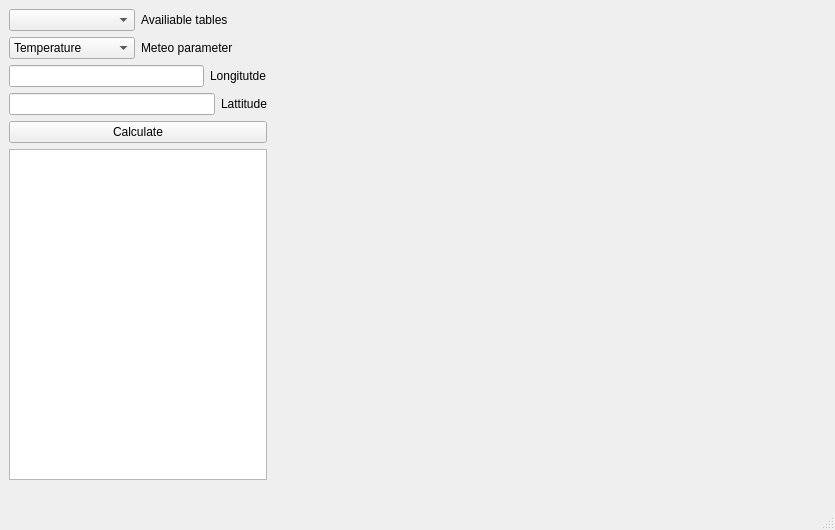
<?xml version="1.0" encoding="UTF-8"?>
<ui version="4.0">
 <class>MainWindow</class>
 <widget class="QMainWindow" name="MainWindow">
  <property name="geometry">
   <rect>
    <x>0</x>
    <y>0</y>
    <width>835</width>
    <height>530</height>
   </rect>
  </property>
  <property name="windowTitle">
   <string>MainWindow</string>
  </property>
  <widget class="QWidget" name="centralwidget">
   <widget class="QWidget" name="layoutWidget">
    <property name="geometry">
     <rect>
      <x>9</x>
      <y>9</y>
      <width>258</width>
      <height>471</height>
     </rect>
    </property>
    <layout class="QGridLayout" name="gridLayout">
     <item row="0" column="0">
      <layout class="QHBoxLayout" name="horizontalLayout_5">
       <item>
        <layout class="QVBoxLayout" name="verticalLayout">
         <item>
          <layout class="QHBoxLayout" name="horizontalLayout">
           <item>
            <widget class="QComboBox" name="comboBox"/>
           </item>
           <item>
            <widget class="QLabel" name="label_2">
             <property name="text">
              <string>Availiable tables</string>
             </property>
            </widget>
           </item>
          </layout>
         </item>
         <item>
          <layout class="QHBoxLayout" name="horizontalLayout_2">
           <item>
            <widget class="QComboBox" name="comboBox_2">
             <item>
              <property name="text">
               <string>Temperature</string>
              </property>
             </item>
            </widget>
           </item>
           <item>
            <widget class="QLabel" name="label_3">
             <property name="text">
              <string>Meteo parameter</string>
             </property>
            </widget>
           </item>
          </layout>
         </item>
         <item>
          <layout class="QHBoxLayout" name="horizontalLayout_4">
           <item>
            <widget class="QLineEdit" name="lineEdit"/>
           </item>
           <item>
            <widget class="QLabel" name="label_4">
             <property name="text">
              <string>Longitutde</string>
             </property>
            </widget>
           </item>
          </layout>
         </item>
         <item>
          <layout class="QHBoxLayout" name="horizontalLayout_3">
           <item>
            <widget class="QLineEdit" name="lineEdit_2"/>
           </item>
           <item>
            <widget class="QLabel" name="label_5">
             <property name="text">
              <string>Lattitude</string>
             </property>
            </widget>
           </item>
          </layout>
         </item>
        </layout>
       </item>
      </layout>
     </item>
     <item row="1" column="0">
      <widget class="QPushButton" name="pushButton">
       <property name="text">
        <string>Calculate</string>
       </property>
      </widget>
     </item>
     <item row="2" column="0">
      <widget class="QTextBrowser" name="textBrowser"/>
     </item>
    </layout>
   </widget>
   <widget class="QWidget" name="verticalLayoutWidget">
    <property name="geometry">
     <rect>
      <x>269</x>
      <y>9</y>
      <width>561</width>
      <height>471</height>
     </rect>
    </property>
    <layout class="QVBoxLayout" name="verticalLayout_6"/>
   </widget>
  </widget>
  <widget class="QMenuBar" name="menubar">
   <property name="geometry">
    <rect>
     <x>0</x>
     <y>0</y>
     <width>835</width>
     <height>22</height>
    </rect>
   </property>
  </widget>
  <widget class="QStatusBar" name="statusbar"/>
 </widget>
 <resources/>
 <connections/>
</ui>
